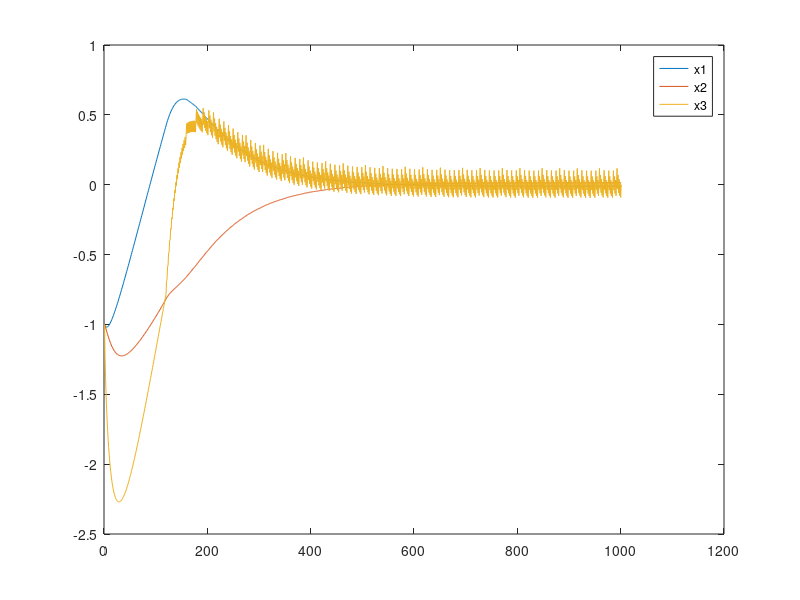
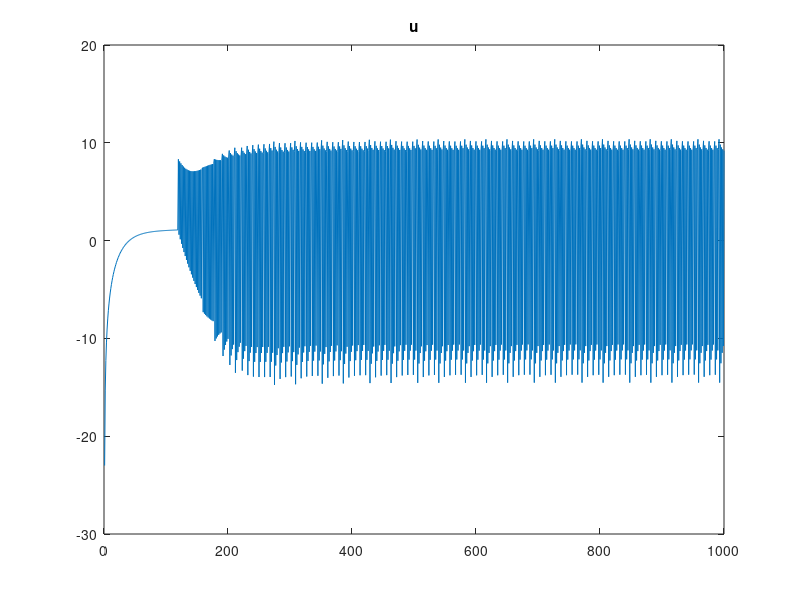
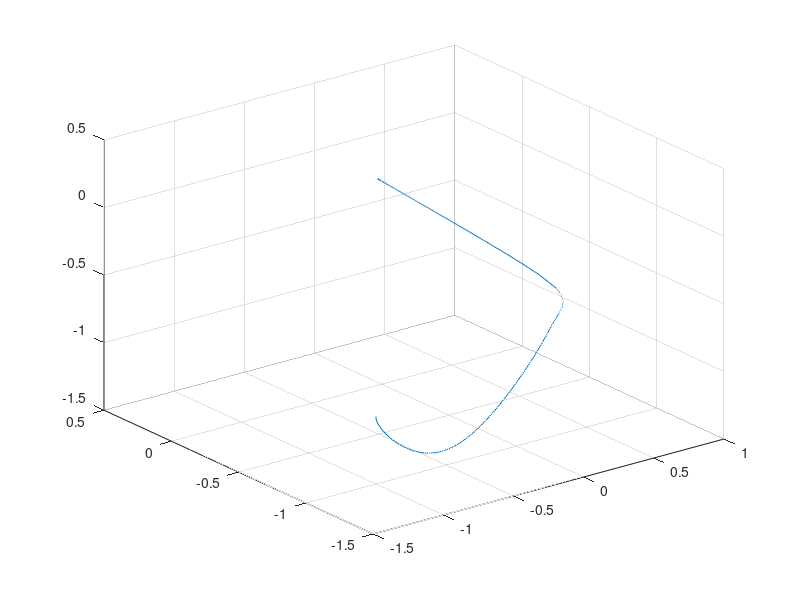
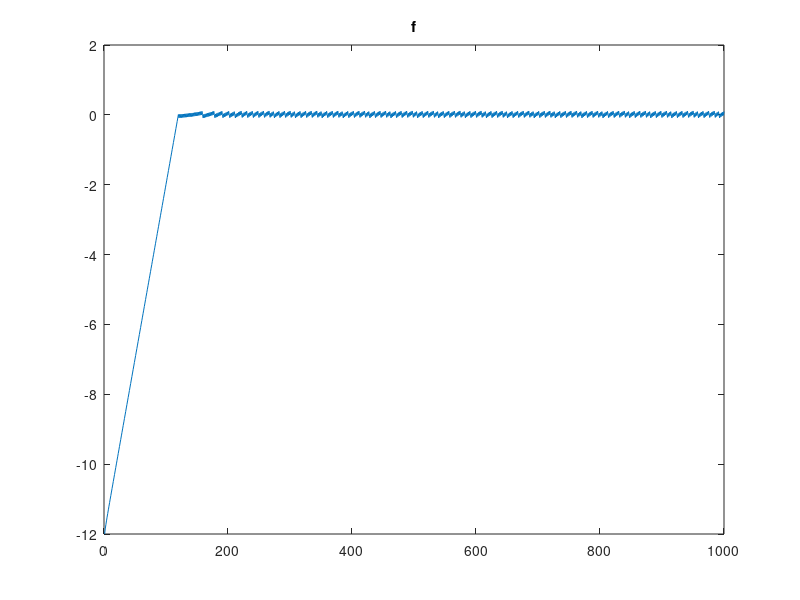

MATLAB code to generate these figures, in order:
%f=(D+lambda)(x1+x2)
clc;clear;

lambda=5;
K=10;
delta=0.01;
totalTime=10;
totalStep=totalTime/delta;
x1array=[1:totalStep]*0;x2array=x1array;x3array=x1array;
x1_dot=x1array;x2_dot=x1array;x2_dot=x1array;
x1array(1)=-1;x2array(1)=-1;x3array(1)=-1;%init condition
for i=1:totalStep
    x1=x1array(i);x2=x2array(i);x3=x3array(i);
    
    f(i)=x1+x2+sin(x1-x3)+(x1-x3)^2+lambda*(x1+x2);
    u(i)=(K*sign(f(i))+(1+lambda)*((x2+x1-x3+sin(x1-x3))+(x3+(x1-x3)^2))+(cos(x1-x3)+2*(x1-x3))*(x2+x1-x3))/(cos(x1-x3)+2*(x1-x3));
    
    fprintf('u=%f f=%f  \n',u(i),f(i));
    if abs( (cos(x1-x3)+2*(x1-x3)) )<0.01
        tmp=u(i);
        u(i)=tmp*0.1;
        fprintf('DANGER!!!!!!reset u->%f \n',u(i));
    end


    
    
    x1_dot(i)=x2+x1-x3+sin(x1-x3);
    x2_dot(i)=x3+(x1-x3)^2;
    x3_dot(i)=sin(x1-x3)+u(i);
        
    x1array(i+1)=x1+x1_dot(i)*delta;
    x2array(i+1)=x2+x2_dot(i)*delta;
    x3array(i+1)=x3+x3_dot(i)*delta;
end

figure(1);
plot(x1array);hold on;
plot(x2array);hold on;
plot(x3array);legend('x1','x2','x3');

figure(2);
plot(u);
title('u');

figure(3);
time=1:totalStep-1;
xt=x1array(time);
yt=x2array(time);
zt=x2array(time);
plot3(xt,yt,zt);
grid on;
figure(4);
plot(f);title('f');
figure(5);
plot(x1_dot);hold on;
plot(x2_dot);hold on;
plot(x3_dot);legend('x1dot','x2dot','x3dot');